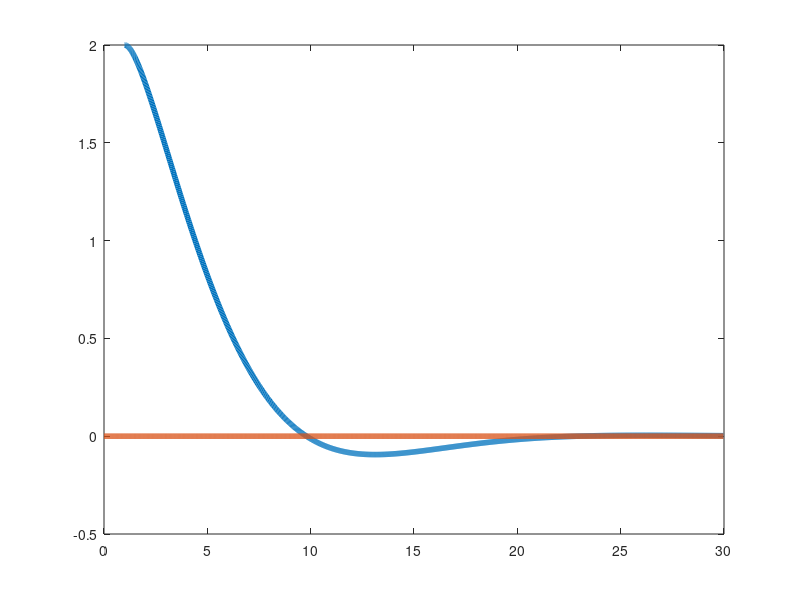

Recreate this plot in MATLAB.
clear all
clc

% Motion Control of Mobile Robots based on Linearization
% Example: Rectilinear
% Method #2 using descrete time evolution of the dynamics.

%% Desired Trajectory (You can do trajectory planning in this section)

% q0 = [0, 0, 0]; % Initial Desired Configuration
% qf = [30, 0, 0]; % Final Desired Configuration
Tf = 10;	% Total time for tracking the trajectory

% In this specific example, it is assumed that the desired trajectory is 
%a rectilinear path in the x direction with a constant velocity of vd=3.
% Therefore, xd=3*t and thetad=0. 


dt=0.01; % time increment
tsteps=[0:dt:Tf]; % time steps
N=size(tsteps,2);

%% Initial Configuration of the robot
X(:,1)=[1, 2, 0]; % Play around with the initital configuration and see 
% the result. format: [x0, y0, theta0]
Xdes(:,1)=[0; 0; 0]; % Desired initial configuraiton
E(:,1) = Xdes(:,1)-X(:,1); % Initial robot's configuration error

%% 

for i=1:N-1
    
    t=tsteps(i);
    Xdes(:,i)=[3*t;0;0]; % Desired trajectory (i.e. from the pllaner)
    X(:,i)=Xdes(:,i)-E(:,i); % Actual robot configuration
    vd=3; % driving velocity
    wd=0; % steering velocity


dr=0.7; %damping ration (play around with it and see the result)
nf=1; %natural frequency (play around with it and see the result)
k1=2*dr*nf; % Equation (11.69)
k3=k1; % Equation (11.69)
k2=(nf^2-wd^2)/vd; % Equation (11.69)

A = [ -k1, wd, 0;
      -wd, 0, vd;
       0, -k2, -k3]; % From Equation (11.68)

Edot = A*E(:,i); % Equation 11.68

E(:,i+1)= Edot*dt+ E(:,i); % Descrete time method of solving differential equation

end

figure % Plot
plot(X(1,:), X(2,:),'LineWidth', 4);
hold on 
plot(Xdes(1,:), Xdes(2,:), 'LineWidth', 4);

